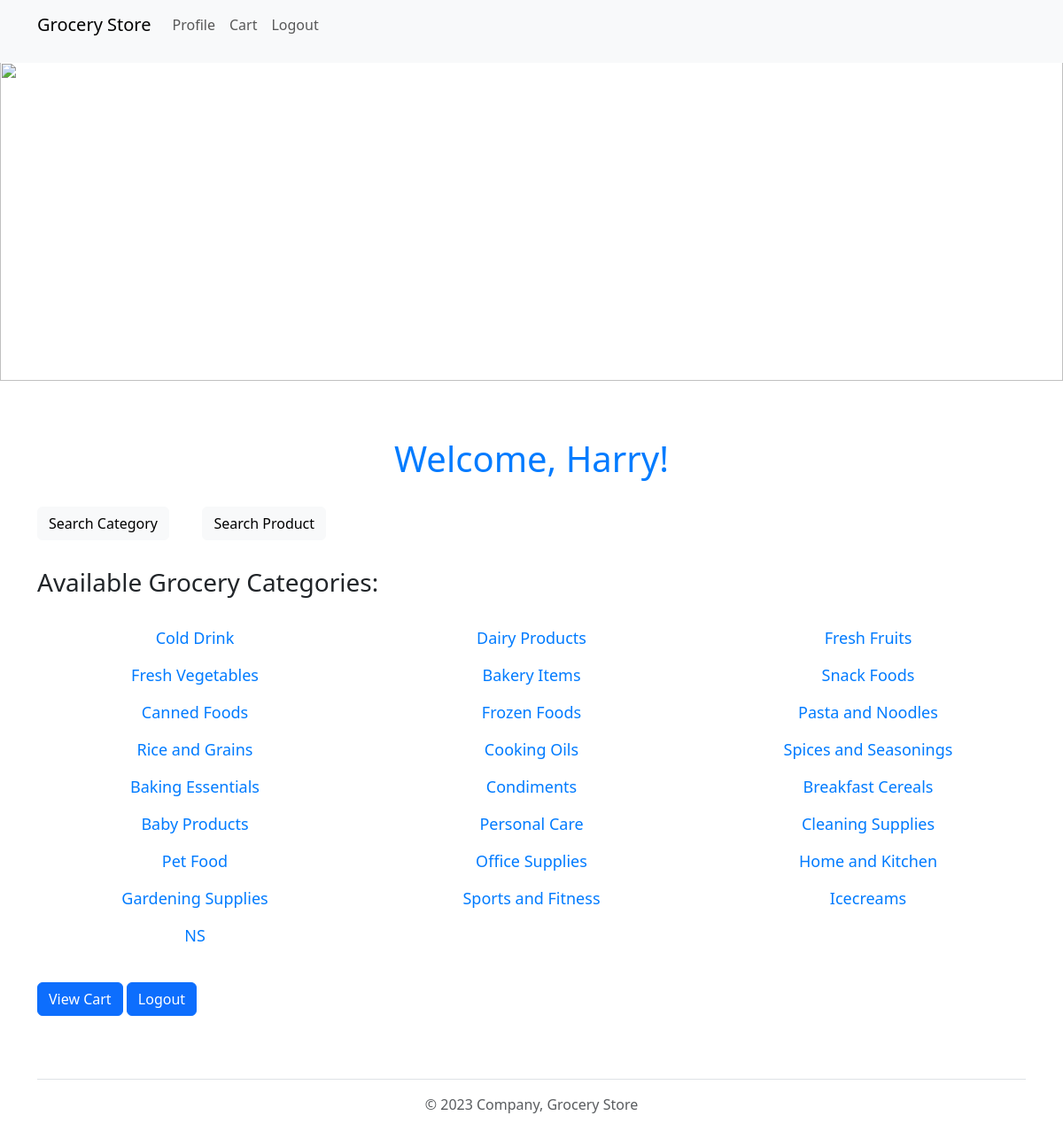
Screenshot of /user_dashboard/ (signed in) with the database file from the repository.
### application/models.py (models this page shows, shortened)
class Users(UserMixin, db.Model):
    __tablename__ = "users"
    user_id = db.Column(db.Integer, primary_key=True, autoincrement=True)
    user_name = db.Column(db.String(200), unique=True, nullable=False)
    password = db.Column(db.String(200), nullable=False)
    role = db.Column(db.String(200), nullable=False)

class Sections(db.Model):
    __tablename__ = "sections"
    section_id = db.Column(db.Integer, primary_key=True, autoincrement=True)
    section_name = db.Column(db.String(200), nullable=False)

### application/controllers.py (the view)
@app.route("/user_dashboard/")
@login_required
def user_dashboard():
    sections = Sections.query.all()
    return render_template('user_dashboard.html', sections=sections)

### application/controllers.py (called while the page is built)
@login_manager.user_loader
def load_user(user_id):
    return Users.query.get(int(user_id))

### templates/user_dashboard.html (shortened to what this page needs)
<!DOCTYPE html>
<html>
<head>
    <link href="https://cdn.jsdelivr.net/npm/bootstrap@5.3.0/dist/css/bootstrap.min.css" rel="stylesheet">
    <link rel="stylesheet" type="text/css" href="{{ url_for('static', filename='styles.css') }}">
</head>
<body>
    {% include 'header.html' %}
    {% include 'banner.html' %}
    <div class="container mt-5">
        <h1>Welcome, {{ current_user.user_name }}!</h1>
        <p><a href="{{ url_for('search_section') }}" class="btn btn-light " >Search Category</a>
        &nbsp;&nbsp;&nbsp;&nbsp;&nbsp;&nbsp;&nbsp;&nbsp;<a href="{{ url_for('search_product') }}" class="btn btn-light " >Search Product</a></p>
        <h3>Available Grocery Categories:</h3>
        <br>
        <div class="row">
            {% for section in sections %}
            <div class="col-md-4">
                <a href="{{ url_for('products_of_section', section_id=section.section_id) }}" class="">{{ section.section_name }}</a>
            </div>
            {% endfor %}
        </div>
        <div class="">
        <br>
        <a href="{{ url_for('view_cart') }}" class="btn btn-primary btn-block" >View Cart</a>
        <a href="{{ url_for('logout') }}" class="btn btn-primary btn-block" >Logout</a>
        </div>
    </div>
    {% include 'footer.html' %}
</body>
</html>

### static/styles.css (style rules this page uses)
body { padding-top: 70px; }
h1 { color: #007bff; text-align: center; margin-bottom: 30px; }
a { display: block; text-align: center; font-size: 18px; margin-bottom: 15px; text-decoration: none; color: #007bff; }

### rows the page displays
Users: user_name "Harry"
Sections: section_name "Cold Drink"
Sections: section_name "Dairy Products"
Sections: section_name "Fresh Fruits"
Sections: section_name "Fresh Vegetables"
Sections: section_name "Bakery Items"
Sections: section_name "Snack Foods"
Sections: section_name "Canned Foods"
Sections: section_name "Frozen Foods"
Sections: section_name "Pasta and Noodles"
Sections: section_name "Rice and Grains"
Sections: section_name "Cooking Oils"
Sections: section_name "Spices and Seasonings"
Sections: section_name "Baking Essentials"
Sections: section_name "Condiments"
Sections: section_name "Breakfast Cereals"
Sections: section_name "Baby Products"
Sections: section_name "Personal Care"
Sections: section_name "Cleaning Supplies"
Sections: section_name "Pet Food"
Sections: section_name "Office Supplies"
Sections: section_name "Home and Kitchen"
Sections: section_name "Gardening Supplies"
Sections: section_name "Sports and Fitness"
Sections: section_name "Icecreams"
Sections: section_name "NS"
